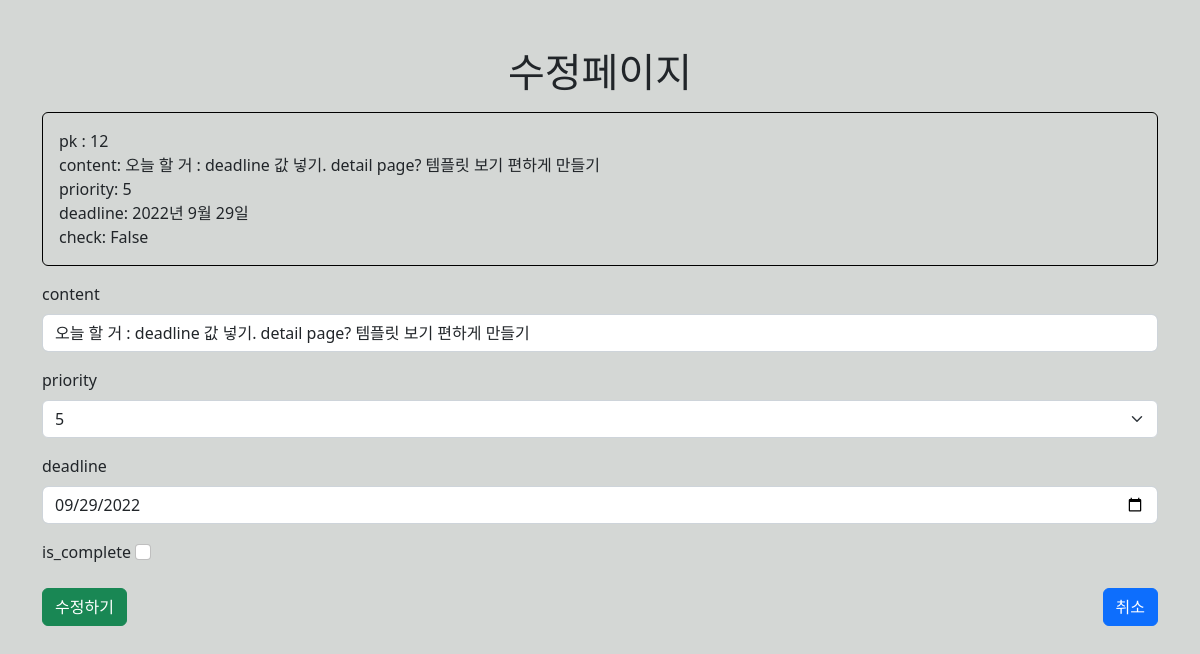
The app's page /todo/update/12, older data.
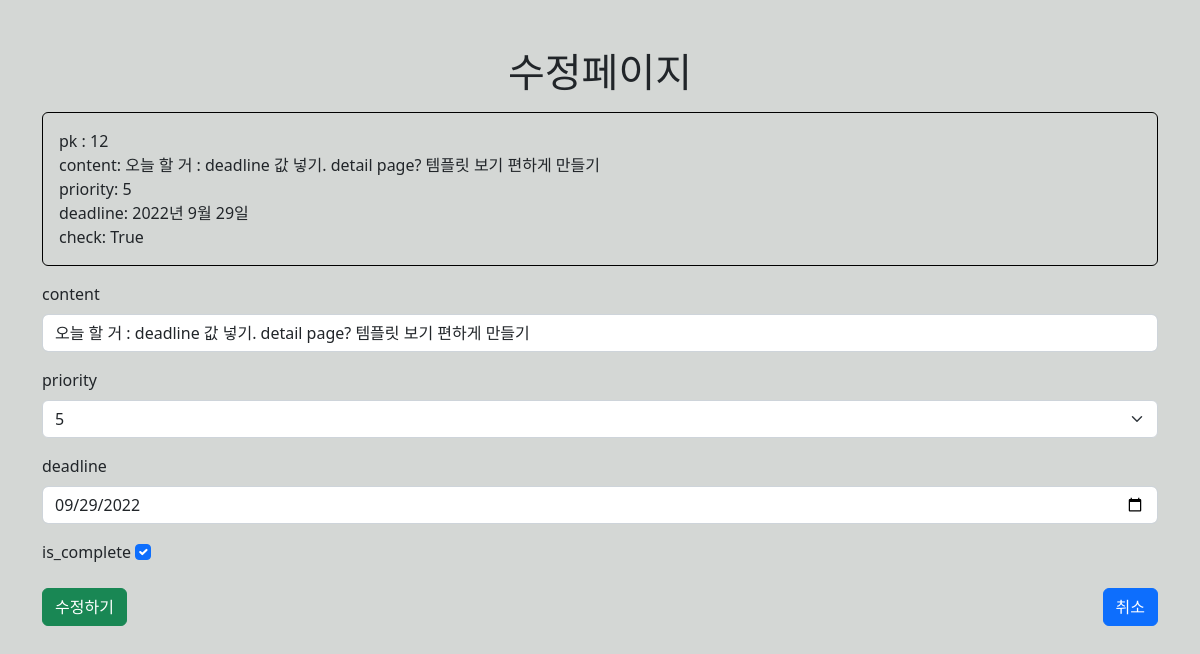
The same page, newer data.
### todo/models.py (models this page shows)
class myTodo(models.Model):
    content = models.CharField(max_length=80)
    priority = models.IntegerField()
    completed = models.BooleanField(default=False)
    created_at = models.DateField(auto_now_add=True)
    deadline = models.DateField(null=True)

### todo/views.py (the view)
# urls.py: path("update/<int:pk>", views.update, name="update"),
def update(request, pk):
    item = myTodo.objects.get(id=pk)
    print(type(item.content), item.content)
    print(type(item.deadline), item.deadline)
    print(str(item.deadline), item.deadline)
    context = {
        "item": item,
        "pk": pk,
        "deadline": str(item.deadline),
    }
    return render(request, "todo/update.html", context)

### todo/templates/todo/update.html (shortened to what this page needs)
{% extends 'base.html' %}
{% block content%}
<h1 class="text-center">수정페이지</h1>
<div class="my-3 p-3 rounded" style="border:solid 1px black">
  <div>pk : {{pk}} </div>
  <div>content: {{item.content}}
  </div>
  <div>priority: {{item.priority}}</div>
  <div>deadline: {{item.deadline}} </div>
  <div>check: {{item.completed}} </div>
</div>
<form action="/todo/updated/{{ pk }}" class="p-relative">
  <label for="content" class="form-label">content</label>
  <input type="text" id="content" class="form-control mb-3" name="content" value="{{ item.content }}">
  <label for="priority" class="form-label">priority</label>
  <select class="form-select mb-3" id="priority" name="priority">
    <option selected>{{item.priority}}</option>
  </select>
  <label for="deadline" class="form-label">deadline</label>
  <input type="date" class="form-control mb-3" id="deadline" name="deadline" value="{{ deadline }}">
  <label for="is_complete" class="form-check-label">is_complete</label>
  {% if item.completed %}
  <input type="checkbox" id="is_complete" name="is_complete" class="form-check-input" checked>
  {% else %}
  <input type="checkbox" id="is_complete" name="is_complete" class="form-check-input">
  {% endif %}
  <br>
  <br>
  <button type="submit" class="btn btn-success">수정하기</button>
  <a class="btn btn-primary p-absolute" href="{% url 'todo:index' %}">취소</a>
</form>
{% endblock %}

Row changes from the older to the newer data that the page shows:
changed myTodo "오늘 할 거 : deadline 값 넣기. detail page? 템플릿 보기 편하게 만들기": completed "False" → "True"
Text that changed along with them:
form field is_complete: (not shown) → "☑"
form field is_complete: "☐" → (not shown)
